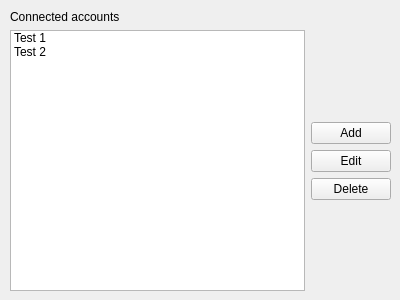
<?xml version="1.0" encoding="UTF-8"?>
<ui version="4.0">
 <class>Form</class>
 <widget class="QWidget" name="Form">
  <property name="geometry">
   <rect>
    <x>0</x>
    <y>0</y>
    <width>400</width>
    <height>300</height>
   </rect>
  </property>
  <property name="windowTitle">
   <string>Form</string>
  </property>
  <widget class="QWidget" name="verticalLayoutWidget">
   <property name="geometry">
    <rect>
     <x>10</x>
     <y>10</y>
     <width>381</width>
     <height>281</height>
    </rect>
   </property>
   <layout class="QVBoxLayout" name="verticalLayout">
    <item>
     <widget class="QLabel" name="label">
      <property name="text">
       <string>Connected accounts</string>
      </property>
     </widget>
    </item>
    <item>
     <layout class="QHBoxLayout" name="horizontalLayout">
      <item>
       <widget class="QListWidget" name="listWidget">
        <item>
         <property name="text">
          <string>Test 1</string>
         </property>
        </item>
        <item>
         <property name="text">
          <string>Test 2</string>
         </property>
        </item>
       </widget>
      </item>
      <item>
       <layout class="QVBoxLayout" name="verticalLayout_2" stretch="0,10,0,10,0">
        <property name="sizeConstraint">
         <enum>QLayout::SetDefaultConstraint</enum>
        </property>
        <item>
         <spacer name="verticalSpacer_2">
          <property name="orientation">
           <enum>Qt::Vertical</enum>
          </property>
          <property name="sizeHint" stdset="0">
           <size>
            <width>20</width>
            <height>40</height>
           </size>
          </property>
         </spacer>
        </item>
        <item>
         <widget class="QPushButton" name="pushButtonAdd">
          <property name="text">
           <string>Add</string>
          </property>
         </widget>
        </item>
        <item>
         <widget class="QPushButton" name="pushButtonEdit">
          <property name="text">
           <string>Edit</string>
          </property>
         </widget>
        </item>
        <item>
         <widget class="QPushButton" name="pushButtonDelete">
          <property name="text">
           <string>Delete</string>
          </property>
         </widget>
        </item>
        <item>
         <spacer name="verticalSpacer">
          <property name="orientation">
           <enum>Qt::Vertical</enum>
          </property>
          <property name="sizeHint" stdset="0">
           <size>
            <width>20</width>
            <height>40</height>
           </size>
          </property>
         </spacer>
        </item>
       </layout>
      </item>
     </layout>
    </item>
   </layout>
  </widget>
 </widget>
 <resources/>
 <connections/>
</ui>
